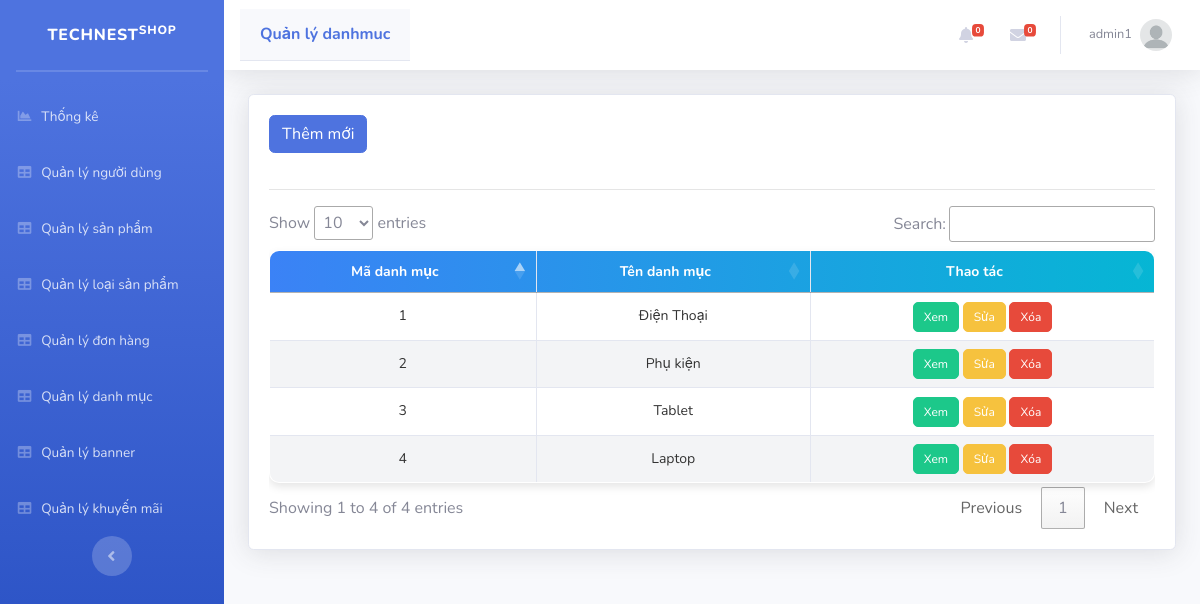
Page /Admin/index.php?mod=danhmuc (signed in) on the committed database.
### tables this page shows
CREATE TABLE `danhmuc` (
  `MaDM` int NOT NULL,
  `TenDM` varchar(255) DEFAULT NULL
);

### Admin/MVC/Controllers/DanhmucController.php (called while the page is built, shortened)
<?php
class DanhmucController
{
	var $danhmuc_model;
	function __construct()
	{
		$this->danhmuc_model = new Danhmuc();
	}
	public function list()
	{
		$data = $this->danhmuc_model->All();
		require_once("MVC/Views/Admin/index.php");
	}
}

### Admin/MVC/Models/connection.php (called while the page is built, shortened)
<?php
class Connection
{
    function __construct()
    {
        $severname = "localhost";
        $username = "root";
        $password = "";
        $db_name = "tech_nest";
        $this->conn = new mysqli($severname, $username, $password, $db_name);
    }
}

### Admin/MVC/Models/model.php (called while the page is built, shortened)
<?php
require_once("connection.php");
class Model
{
    var $table;
    var $contens;
    function __construct()
    {
        $conn_obj = new Connection();
        $this->conn = $conn_obj->conn;
    }
    function All()
    {
        $query = "select * from $this->table ORDER BY $this->contens DESC ";
        require("result.php");
        return $data;
    }
}

### Admin/MVC/Models/result.php (called while the page is built)
<?php
$result = $this->conn->query($query);
$data = array();
while ($row = $result->fetch_assoc()) {
    $data[] = $row;
}

### Admin/MVC/Views/danhmuc/list.php (the view, shortened to what this page needs)
<?php if (isset($_SESSION['isLogin_Admin']) && $_SESSION['isLogin_Admin'] == true) { ?>
  <a href="?mod=danhmuc&act=add" type="button" class="btn btn-primary">Thêm mới</a>
<?php } ?>
<hr>
<table class="table table-bordered" id="dataTable" width="100%" cellspacing="0">
  <thead>
    <tr>
      <th scope="col">Mã danh mục</th>
      <th scope="col">Tên danh mục</th>
      <th scope="col">Thao tác</th>
    </tr>
  </thead>
  <tbody>
    <?php foreach ($data as $row) { ?>
      <tr>
        <td><?= $row['MaDM'] ?></td>
        <td><?= $row['TenDM'] ?></td>
        <td>
          <a href="?mod=danhmuc&act=detail&id=<?= $row['MaDM'] ?>" class="btn btn-success">Xem</a>
          <?php if (isset($_SESSION['isLogin_Admin']) && $_SESSION['isLogin_Admin'] == true) { ?>
            <a href="?mod=danhmuc&act=edit&id=<?= $row['MaDM'] ?>" class="btn btn-warning">Sửa</a>
            <a href="?mod=danhmuc&act=delete&id=<?= $row['MaDM'] ?>" onclick="return confirm('Bạn có thật sự muốn xóa ?');" type="button" class="btn btn-danger">Xóa</a>
          <?php } ?>
        </td>
      </tr>
    <?php } ?>
</table>

### Admin/public/css/style.css (style rules this page uses)
* { margin: 0; padding: 0; box-sizing: border-box; }
.btn-primary { margin-bottom: 20px; }
#dataTable { border-collapse: collapse; overflow: hidden; animation: fadeInUp 0.5s ease-in-out; box-shadow: 0 4px 8px rgba(0, 0, 0, 0.1); border-radius: 10px; }
#dataTable thead tr { background: linear-gradient(to right, #3b82f6, #06b6d4); color: white; border: none; }
#dataTable thead th { font-size: 14px; text-align: center; }
#dataTable tbody tr { transition: background-color 0.3s, transform 0.2s; }
#dataTable tbody td { line-height: 30px; text-align: center; font-size: 14px; color: #333; }
#dataTable tbody tr:nth-child(even) { background-color: #f3f4f6; }
#dataTable .btn { padding: 5px 10px; font-size: 12px; border-radius: 5px; transition: background-color 0.3s, transform 0.2s; }

### rows in the picture
danhmuc: MaDM "4", TenDM "Laptop"
danhmuc: MaDM "3", TenDM "Tablet"
danhmuc: MaDM "2", TenDM "Phụ kiện"
danhmuc: MaDM "1", TenDM "Điện Thoại"

### other values in the picture
$mod "danhmuc"
$_SESSION['login']['TaiKhoan'] "admin1"
